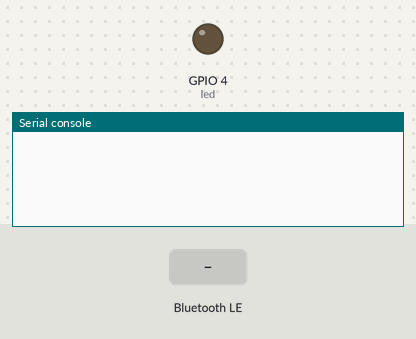
Bench run of a program on a simulated ESP32 board running MicroPython. Shown: output pins drawn as LEDs (lit = HIGH), the last lines printed to the serial console. Inputs (shaded band) come from the test bench. Random numbers come from a fixed seed; nothing arrives over Bluetooth unless stated.

Above: at 1.2 s.
1.3 s: "1" written over Bluetooth
At 1.7 s:
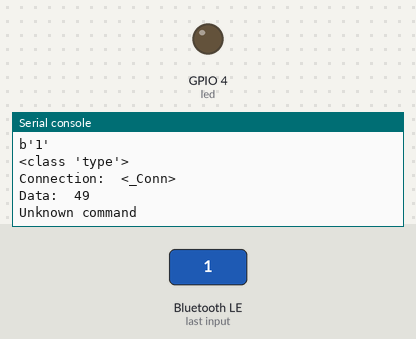
2.8 s: "on" written over Bluetooth
At 4.0 s:
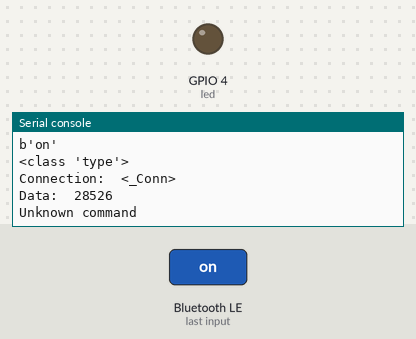
4.3 s: "off" written over Bluetooth
At 5.1 s:
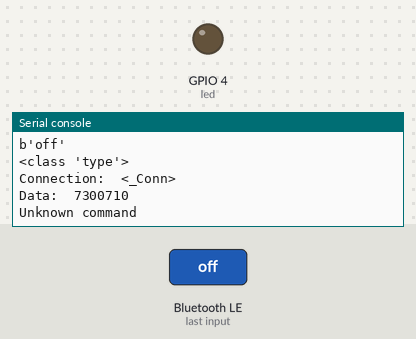

The program:

Ble_test.py
```python
from micropython import const
import asyncio
import aioble
import bluetooth
import struct
import machine
from machine import Pin
from random import randint

# Init LED
led = Pin(4, Pin.OUT)
led.value(0)

# UART2 Configuration (TX=17, RX=16)
uart2 = machine.UART(2, baudrate=115200, tx=17, rx=16)
uart2.init(115200, bits=8, parity=None, stop=1)

# Init random value
value = 0

# See the following for generating UUIDs:
# https://www.uuidgenerator.net/
_BLE_SERVICE_UUID = bluetooth.UUID('19b10000-e8f2-537e-4f6c-d104768a1214')
_BLE_SENSOR_CHAR_UUID = bluetooth.UUID('19b10001-e8f2-537e-4f6c-d104768a1214')
_BLE_LED_UUID = bluetooth.UUID('19b10002-e8f2-537e-4f6c-d104768a1214')
# How frequently to send advertising beacons.
_ADV_INTERVAL_MS = 250_000

# Register GATT server, the service and characteristics
ble_service = aioble.Service(_BLE_SERVICE_UUID)
sensor_characteristic = aioble.Characteristic(ble_service, _BLE_SENSOR_CHAR_UUID, read=True, notify=True)
led_characteristic = aioble.Characteristic(ble_service, _BLE_LED_UUID, read=True, write=True, notify=True, capture=True)

# Register service(s)
aioble.register_services(ble_service)

# Helper to encode the data characteristic UTF-8
def _encode_data(data):
    return str(data).encode('utf-8')

# Helper to decode the LED characteristic encoding (bytes).
def _decode_data(data):
    try:
        if data is not None:
            # Decode the UTF-8 data
            number = int.from_bytes(data, 'big')
            return number
    except Exception as e:
        print("Error decoding temperature:", e)
        return None

# Get sensor readings
def get_random_value():
    return randint(0,100)

# Get new value and update characteristic
async def sensor_task():
    while True:
        value = get_random_value()
        sensor_characteristic.write(_encode_data(value), send_update=True)
#         print('New random value written: ', value)
        await asyncio.sleep_ms(1000)

# Serially wait for connections. Don't advertise while a central is connected.
async def peripheral_task():
    while True:
        try:
            async with await aioble.advertise(
                _ADV_INTERVAL_MS,
                name="CARGO E- LOCK",
                services=[_BLE_SERVICE_UUID],
                ) as connection:
                    print("Connection from", connection.device)
                    await connection.disconnected()
        except asyncio.CancelledError:
            # Catch the CancelledError
            print("Peripheral task cancelled")
        except Exception as e:
            print("Error in peripheral_task:", e)
        finally:
            # Ensure the loop continues to the next iteration
            await asyncio.sleep_ms(100)

async def wait_for_write():
    while True:
        try:
            connection, data = await led_characteristic.written()
            print(data)
            print(type)
            data = _decode_data(data)
            print('Connection: ', connection)
            print('Data: ', data)
            if data == 1:
                print('Turning BUZZER ON')
                led.value(1)
                uart2.write(str(data).encode() + b'\n')  # Convert int to bytes before sending
                print("Sent to UART")
            elif data == 0:
                print('Turning BUZZER OFF')
                led.value(0)
                uart2.write(str(data).encode() + b'\n')  # Convert int to bytes before sending
                print("Sent to UART")
            else:
                print('Unknown command')
        except asyncio.CancelledError:
            # Catch the CancelledError
            print("Peripheral task cancelled")
        except Exception as e:
            print("Error in peripheral_task:", e)
        finally:
            # Ensure the loop continues to the next iteration
            await asyncio.sleep_ms(100)

# Run tasks
async def main():
    t1 = asyncio.create_task(sensor_task())
    t2 = asyncio.create_task(peripheral_task())
    t3 = asyncio.create_task(wait_for_write())
    await asyncio.gather(t1, t2)

asyncio.run(main())
```

Measured:
- after the input at 1.3 s, the serial console: prints a new line at once (image 1)
- after the input at 2.8 s, the serial console: prints a new line at once (image 2)
- after the input at 4.3 s, the serial console: prints a new line at once (image 3)
